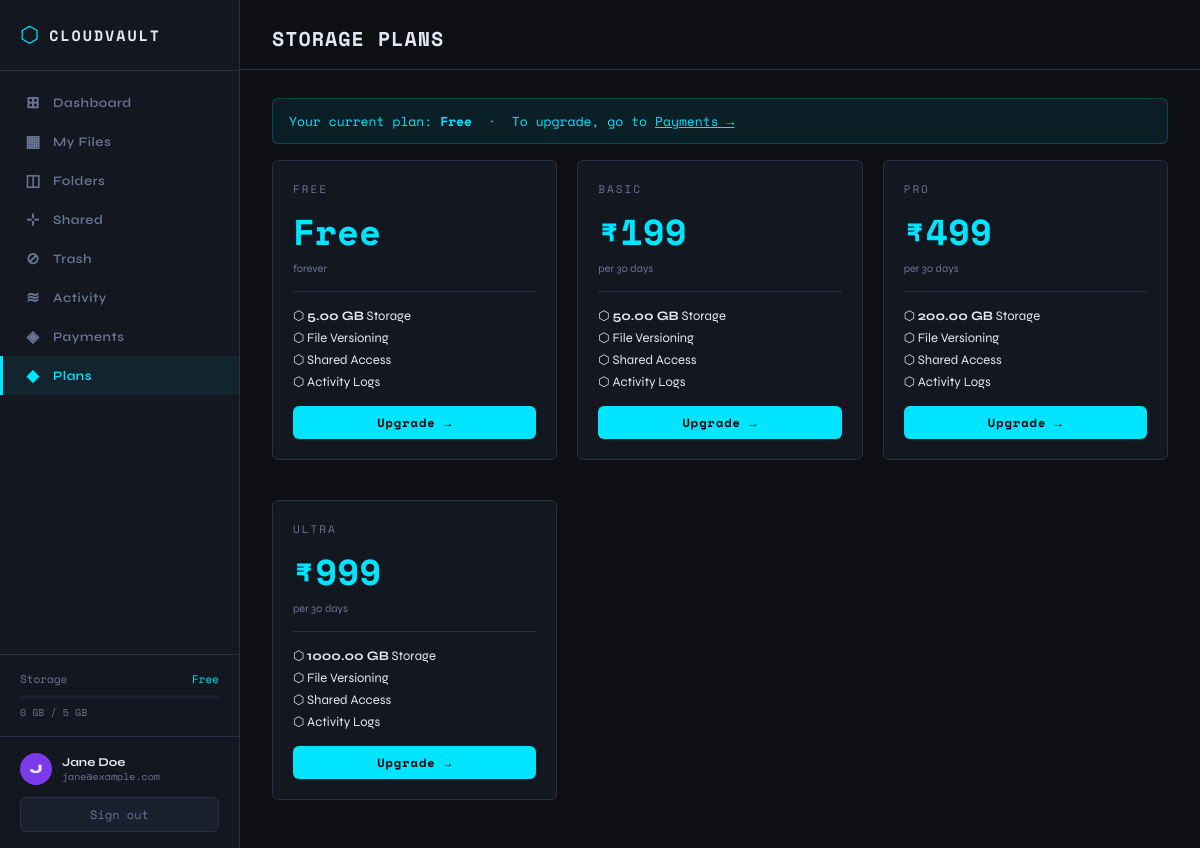
Page /pages/plans.php (signed in) on the committed database.
### tables this page shows
CREATE TABLE User (
    user_id      INT AUTO_INCREMENT PRIMARY KEY,
    username     VARCHAR(100) NOT NULL UNIQUE,
    email        VARCHAR(150) NOT NULL UNIQUE,
    password     VARCHAR(255) NOT NULL,
    full_name    VARCHAR(150),
    phone        VARCHAR(20),
    account_age  INT DEFAULT 0 COMMENT 'Days since registration',
    plan_id      INT,
    created_at   TIMESTAMP DEFAULT CURRENT_TIMESTAMP,
    FOREIGN KEY (plan_id) REFERENCES StoragePlan(plan_id) ON DELETE SET NULL
);

CREATE TABLE StoragePlan (
    plan_id       INT AUTO_INCREMENT PRIMARY KEY,
    plan_name     VARCHAR(100) NOT NULL,
    storage_limit_gb DECIMAL(10,2) NOT NULL,
    price         DECIMAL(10,2) NOT NULL,
    duration_days INT NOT NULL,
    expiry_date   DATE,
    created_at    TIMESTAMP DEFAULT CURRENT_TIMESTAMP
);

### includes/auth.php (called while the page is built, shortened)
<?php
function currentUser(): array {
    return [
        'user_id'   => $_SESSION['user_id']   ?? null,
        'username'  => $_SESSION['username']  ?? '',
        'full_name' => $_SESSION['full_name'] ?? '',
        'email'     => $_SESSION['email']     ?? '',
    ];
}
function getUserStorage(int $userId): array {
    $db = getDB();
    $stmt = $db->prepare(
        "SELECT COALESCE(SUM(f.file_size_mb),0) AS used_mb,
                sp.storage_limit_gb * 1024        AS limit_mb,
                sp.plan_name
         FROM   User u
         LEFT JOIN File f ON f.user_id = u.user_id AND f.is_deleted = 0
         LEFT JOIN StoragePlan sp ON sp.plan_id = u.plan_id
         WHERE  u.user_id = ?
         GROUP  BY u.user_id"
    );
    $stmt->bind_param('i', $userId);
    $stmt->execute();
    $row = $stmt->get_result()->fetch_assoc();
    return $row ?: ['used_mb' => 0, 'limit_mb' => 5120, 'plan_name' => 'Free'];
}

### pages/plans.php (the view, shortened to what this page needs)
<?php
require_once '../includes/auth.php';
$db   = getDB();
$uid  = (int)currentUser()['user_id'];
$user = $db->query("SELECT u.*, sp.plan_name AS current_plan FROM User u LEFT JOIN StoragePlan sp ON sp.plan_id=u.plan_id WHERE u.user_id=$uid")->fetch_assoc();
$plans = $db->query("SELECT * FROM StoragePlan ORDER BY price")->fetch_all(MYSQLI_ASSOC);
$pageTitle = 'Storage Plans';
require_once '../includes/header.php';
?>
<div class="alert alert-info">
  Your current plan: <strong><?= htmlspecialchars($user['current_plan'] ?? 'Free') ?></strong>
  &nbsp;·&nbsp; To upgrade, go to <a href="payments.php" style="color:var(--accent);">Payments →</a>
</div>
<div style="display:grid;grid-template-columns:repeat(auto-fill,minmax(220px,1fr));gap:20px;">
<?php foreach ($plans as $p): ?>
<?php $isCurrent = ($user['plan_id'] == $p['plan_id']); ?>
<div class="card" style="position:relative;<?= $isCurrent ? 'border-color:var(--accent);' : '' ?>">
  <div style="font-family:var(--font-mono);font-size:11px;letter-spacing:2px;text-transform:uppercase;color:var(--text-muted);margin-bottom:8px;">
    <?= htmlspecialchars($p['plan_name']) ?>
  </div>
  <div style="font-family:var(--font-mono);font-size:36px;font-weight:700;color:var(--accent);margin-bottom:4px;">
    <?= $p['price'] == 0 ? 'Free' : '₹'.number_format($p['price'],0) ?>
  </div>
  <?php if ($p['price'] > 0): ?>
  <div style="font-size:11px;color:var(--text-muted);margin-bottom:16px;">per <?= $p['duration_days'] ?> days</div>
  <?php else: ?>
  <div style="font-size:11px;color:var(--text-muted);margin-bottom:16px;">forever</div>
  <?php endif; ?>
  <hr style="border:none;border-top:1px solid var(--border);margin-bottom:16px;">
  <div style="font-size:13px;margin-bottom:6px;">⬡ <strong><?= $p['storage_limit_gb'] ?> GB</strong> Storage</div>
  <div style="font-size:13px;margin-bottom:6px;">⬡ File Versioning</div>
  <div style="font-size:13px;margin-bottom:6px;">⬡ Shared Access</div>
  <div style="font-size:13px;margin-bottom:16px;">⬡ Activity Logs</div>
  <?php if (!$isCurrent): ?>
  <a href="payments.php" class="btn btn-primary" style="width:100%;justify-content:center;">
    Upgrade →
  </a>
  <?php endif; ?>
</div>
<?php endforeach; ?>
</div>
<?php require_once '../includes/footer.php'; ?>

### includes/header.php (shortened to what this page needs)
<?php
$user = currentUser();
$storage = getUserStorage((int)$user['user_id']);
$usedGB  = round($storage['used_mb']  / 1024, 2);
$limitGB = round($storage['limit_mb'] / 1024, 2);
?>
<!DOCTYPE html>
<html lang="en">
<head>
<link rel="stylesheet" href="../assets/css/style.css">
</head>
<body>
<aside class="sidebar">
    <div class="sidebar-logo">
        <span class="logo-icon">⬡</span>
        <span class="logo-text">CloudVault</span>
    </div>
    <nav class="sidebar-nav">
        <a href="dashboard.php"   class="nav-item <?= basename($_SERVER['PHP_SELF'])=='dashboard.php'?'active':'' ?>">
            <span class="nav-icon">⊞</span> Dashboard
        </a>
        <a href="files.php"       class="nav-item <?= basename($_SERVER['PHP_SELF'])=='files.php'?'active':'' ?>">
            <span class="nav-icon">▦</span> My Files
        </a>
        <a href="folders.php"     class="nav-item <?= basename($_SERVER['PHP_SELF'])=='folders.php'?'active':'' ?>">
            <span class="nav-icon">◫</span> Folders
        </a>
        <a href="shared.php"      class="nav-item <?= basename($_SERVER['PHP_SELF'])=='shared.php'?'active':'' ?>">
            <span class="nav-icon">⊹</span> Shared
        </a>
        <a href="trash.php"       class="nav-item <?= basename($_SERVER['PHP_SELF'])=='trash.php'?'active':'' ?>">
            <span class="nav-icon">⊘</span> Trash
        </a>
        <a href="activity.php"    class="nav-item <?= basename($_SERVER['PHP_SELF'])=='activity.php'?'active':'' ?>">
            <span class="nav-icon">≋</span> Activity
        </a>
        <a href="payments.php"    class="nav-item <?= basename($_SERVER['PHP_SELF'])=='payments.php'?'active':'' ?>">
            <span class="nav-icon">◈</span> Payments
        </a>
        <a href="plans.php"       class="nav-item <?= basename($_SERVER['PHP_SELF'])=='plans.php'?'active':'' ?>">
            <span class="nav-icon">◆</span> Plans
        </a>
    </nav>
    <div class="storage-meter">
        <div class="meter-label">
            <span>Storage</span>
            <span class="meter-plan"><?= htmlspecialchars($storage['plan_name']) ?></span>
        </div>
        <div class="meter-bar">
        </div>
        <div class="meter-stats"><?= $usedGB ?> GB / <?= $limitGB ?> GB</div>
    </div>
    <div class="sidebar-footer">
        <div class="user-badge">
            <div class="user-avatar"><?= strtoupper(substr($user['username'],0,1)) ?></div>
            <div class="user-info">
                <div class="user-name"><?= htmlspecialchars($user['full_name'] ?: $user['username']) ?></div>
                <div class="user-email"><?= htmlspecialchars($user['email']) ?></div>
            </div>
        </div>
        <a href="logout.php" class="logout-btn">Sign out</a>
    </div>
</aside>
<main class="main-content">
    <div class="page-header">
        <h1 class="page-title"><?= htmlspecialchars($pageTitle ?? 'Dashboard') ?></h1>
    </div>
    <div class="content-area">

### assets/css/style.css (style rules this page uses)
:root { --bg: #0d0f14; --bg2: #131720; --bg3: #1a1f2e; --border: #2a3045; --accent: #00e5ff; --accent2: #7c3aed; --text: #e2e8f0; --text-muted:#6b7494; --danger: #ff4545; --success: #22d37a; --warning: #ffa500; --sidebar-w: 240px; --radius: 6px; --font-mono: 'Space Mono', monospace; --font-sans: 'Syne', sans-serif; }
*, *::before, *::after { box-sizing: border-box; margin: 0; padding: 0; }
body { font-family: var(--font-sans); background: var(--bg); color: var(--text); display: flex; min-height: 100vh; font-size: 14px; }
.sidebar { width: var(--sidebar-w); background: var(--bg2); border-right: 1px solid var(--border); display: flex; flex-direction: column; position: fixed; top: 0; left: 0; bottom: 0; z-index: 100; overflow-y: auto; }
.sidebar-logo { display: flex; align-items: center; gap: 10px; padding: 22px 20px; border-bottom: 1px solid var(--border); }
.logo-icon { font-size: 22px; color: var(--accent); }
.logo-text { font-family: var(--font-mono); font-weight: 700; font-size: 15px; letter-spacing: 2px; text-transform: uppercase; }
.sidebar-nav { flex: 1; padding: 12px 0; }
.nav-item { display: flex; align-items: center; gap: 10px; padding: 10px 20px; color: var(--text-muted); text-decoration: none; font-size: 13px; font-weight: 600; letter-spacing: 0.5px; transition: all .15s; border-left: 3px solid transparent; }
.nav-item.active { color: var(--accent); border-left-color: var(--accent); background: rgba(0,229,255,.06); }
.nav-icon { font-size: 16px; width: 20px; text-align: center; }
.storage-meter { padding: 16px 20px; border-top: 1px solid var(--border); border-bottom: 1px solid var(--border); }
.meter-label { display: flex; justify-content: space-between; font-size: 11px; margin-bottom: 8px; color: var(--text-muted); font-family: var(--font-mono); }
.meter-plan { color: var(--accent); }
.meter-bar { height: 4px; background: var(--bg3); border-radius: 2px; overflow: hidden; }
.meter-stats { font-family: var(--font-mono); font-size: 10px; color: var(--text-muted); margin-top: 6px; }
.sidebar-footer { padding: 16px 20px; }
.user-badge { display: flex; align-items: center; gap: 10px; margin-bottom: 12px; }
.user-avatar { width: 32px; height: 32px; background: var(--accent2); border-radius: 50%; display: flex; align-items: center; justify-content: center; font-weight: 800; font-size: 13px; flex-shrink: 0; }
.user-name { font-size: 12px; font-weight: 700; white-space: nowrap; overflow: hidden; text-overflow: ellipsis; }
.user-email { font-size: 10px; color: var(--text-muted); font-family: var(--font-mono); white-space: nowrap; overflow: hidden; text-overflow: ellipsis; }
.logout-btn { display: block; text-align: center; padding: 8px; background: var(--bg3); border: 1px solid var(--border); color: var(--text-muted); text-decoration: none; border-radius: var(--radius); font-size: 12px; font-family: var(--font-mono); transition: all .15s; }
.main-content { margin-left: var(--sidebar-w); flex: 1; display: flex; flex-direction: column; min-height: 100vh; }
.page-header { padding: 24px 32px 0; border-bottom: 1px solid var(--border); padding-bottom: 16px; }
.page-title { font-family: var(--font-mono); font-size: 20px; font-weight: 700; letter-spacing: 1px; text-transform: uppercase; color: var(--text); }
.content-area { padding: 28px 32px; flex: 1; }
.card { background: var(--bg2); border: 1px solid var(--border); border-radius: var(--radius); padding: 20px; margin-bottom: 20px; }
.btn { display: inline-flex; align-items: center; gap: 6px; padding: 8px 16px; border-radius: var(--radius); font-family: var(--font-mono); font-size: 12px; font-weight: 700; letter-spacing: 1px; cursor: pointer; border: none; text-decoration: none; transition: all .15s; }
.btn-primary { background: var(--accent); color: #000; }
.alert { padding: 12px 16px; border-radius: var(--radius); margin-bottom: 16px; font-size: 13px; font-family: var(--font-mono); }
.alert-info { background: rgba(0,229,255,.08); border: 1px solid rgba(0,229,255,.2); color: var(--accent); }

### rows in the picture
user: username "J", full_name "Jane Doe", email "jane@example.com"
storageplan: plan_name "FREE", price "Free", storage_limit_gb "5.00", shows "Upgrade →"
storageplan: plan_name "BASIC", price "199", duration_days "30", storage_limit_gb "50.00", shows "Upgrade →"
storageplan: plan_name "PRO", price "499", duration_days "30", storage_limit_gb "200.00", shows "Upgrade →"
storageplan: plan_name "ULTRA", price "999", duration_days "30", storage_limit_gb "1000.00", shows "Upgrade →"

### other values in the picture
$storage['plan_name'] "Free"
$usedGB "0"
$limitGB "5"
$pageTitle "STORAGE PLANS"
$user['current_plan'] "Free"
